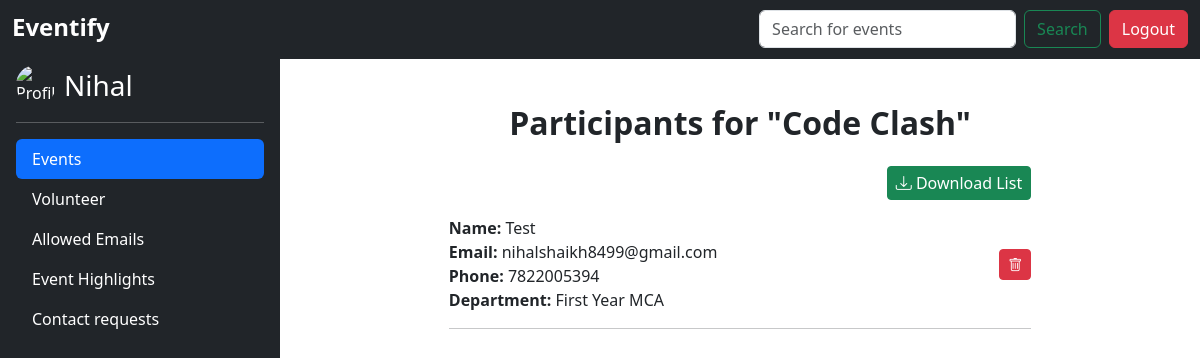
/event/15/participants/ (signed in), run on the app's committed database.
### events/models.py (models this page shows, shortened)
class Event(models.Model):
    EVENT_CATEGORIES = [
        ('Coding', 'Coding Competition'),
        ('Sports', 'Sports Event'),
        ('Cultural', 'Cultural Event'),
        ('Other', 'Other'),
    ]
    name = models.CharField(max_length=255)
    description = models.TextField()
    category = models.CharField(max_length=20, choices=EVENT_CATEGORIES)
    date = models.DateField()
    time = models.TimeField()
    venue = models.CharField(max_length=255)
    image = models.ImageField(upload_to='event_images/', blank=True, null=True)
    min_players = models.PositiveIntegerField(default=1)
    max_players = models.PositiveIntegerField(default=1)
    created_at = models.DateTimeField(auto_now_add=True)
    rule_book = models.FileField(upload_to='rule_books/', blank=True, null=True)
    volunteer_requirement = models.PositiveIntegerField(default=0)
    registration_deadline = models.DateTimeField(null=True, blank=True)

class EventRegistration(models.Model):
    DEPARTMENT_CHOICES = [
        ('FY MCA', 'First Year MCA'),
        ('SY MCA', 'Second Year MCA'),
        ('FY MBA', 'First Year MBA'),
        ('SY MBA', 'Second Year MBA'),
    ]
    user = models.ForeignKey(User, on_delete=models.CASCADE)
    event = models.ForeignKey(Event, on_delete=models.CASCADE)
    phone_number = models.CharField(max_length=10)
    department = models.CharField(max_length=10, choices=DEPARTMENT_CHOICES)
    players = models.JSONField()
    class Meta:
        unique_together = ('user', 'event')

### events/views.py (the view)
# urls.py: path('event/<int:event_id>/participants/', views.event_participants, name='event_participants'),
@login_required
@user_passes_test(lambda u: u.is_staff)
def event_participants(request, event_id):
    event = get_object_or_404(Event, id=event_id)
    participants = EventRegistration.objects.filter(event=event)
    return render(request, 'event_participants.html', {'event': event, 'participants': participants})

### events/templates/event_participants.html (shortened to what this page needs)
{% extends "base.html" %}
{% load static %}
{% block content %}
<link rel="stylesheet" href="https://cdn.jsdelivr.net/npm/bootstrap@5.3.3/dist/css/bootstrap.min.css">
<link rel="stylesheet" href="https://cdn.jsdelivr.net/npm/bootstrap-icons@1.10.5/font/bootstrap-icons.css">
<div class="container py-5">
    <h2 class="text-center mb-4 fw-bold">Participants for "{{ event.name }}"</h2>
    {% if participants %}
<div class="d-flex justify-content-end mb-3" style="width: 70%; margin: 0 auto;">
    <a href="{% url 'download_participants' event.id %}" class="btn btn-sm btn-success fs-6" title="Download">
        <i class="bi bi-download"></i> Download List
    </a>
</div>
        <div class="mx-auto" style="width: 70%;">
            {% for reg in participants %}
            <div class="d-flex justify-content-between align-items-center">
                <div>
                    <strong>Name:</strong> {{ reg.user.username }}<br>
                    <strong>Email:</strong> {{ reg.user.email }}<br>
                    {% if reg.phone_number %}
                    <strong>Phone:</strong> {{ reg.phone_number }}<br>
                    {% endif %}
                    {% if reg.get_department_display %}
                    <strong>Department:</strong> {{ reg.get_department_display }}<br>
                    {% endif %}
                </div>
                <button class="btn btn-sm btn-danger"
                        data-bs-toggle="modal"
                        data-bs-target="#deleteModal"
                        data-url="{% url 'delete_participant' reg.id %}">
                    <i class="bi bi-trash"></i>
                </button>
            </div>
            <hr class="my-3">
        {% endfor %}
        </div>
    {% else %}
        <div class="text-center text-muted">No participants registered yet.</div>
    {% endif %}
</div>
{% endblock %}

### templates/base.html (shortened to what this page needs)
{% load static %}
<!DOCTYPE html>
<html lang="en">
<head>
    <link href="https://cdn.jsdelivr.net/npm/bootstrap@5.3.3/dist/css/bootstrap.min.css" rel="stylesheet">
    <link rel="stylesheet" href="https://cdn.jsdelivr.net/npm/glightbox/dist/css/glightbox.min.css" />
    <link
  rel="stylesheet"
  href="https://cdnjs.cloudflare.com/ajax/libs/font-awesome/6.5.0/css/all.min.css"
/>
</head>
<body class="">
    <nav class="navbar navbar-expand-md navbar-dark fixed-top bg-dark ">
        <div class="container-fluid">
          <a class="navbar-brand " href="{% url "event_list" %}"><h4 class="mb-1"><strong>Eventify</strong></h4></a>
          <div class="collapse navbar-collapse" id="navbarCollapse">
            <ul class="navbar-nav me-auto mb-2 mb-md-0">
              <li class="nav-item">
                <a class="nav-link active" href="#"></a>
              </li>
              <li class="nav-item">
                <a class="nav-link" href="#"></a>
              </li>
              <li class="nav-item">
                <a class="nav-link" href="#"></a>
              </li>
            </ul>
            <form class="d-flex" role="search" method="get"
              {% if request.user.is_staff %}
                action="{% url 'admin_event_list' %}"
              {% else %}
                action="{% url 'event_list' %}"
              {% endif %}
            >
              <input class="form-control me-2 custom-shadow-button" type="search" name="q" placeholder="Search for events" aria-label="Search" value="{{ query|default:'' }}">
              <button class="btn btn-outline-success custom-shadow-button me-2" type="submit">Search</button>
            </form>
          {% if user.is_authenticated %}
          <form action= {% url 'logout' %} method="post">
            <button class="btn btn-danger"   type = 'submit'>Logout</button>
          </form>
          {% endif %}
        </div>
    </nav>
    <div class="sidebar text-white bg-dark px-3 py-2">
      {% if not request.user.is_staff %}
      <a href="{% url 'profile' %}" class="d-inline-flex align-items-center text-white text-decoration-none">
        <img src="https://cdn0.iconfinder.com/data/icons/user-pictures/100/unknown_1-2-1024.png" alt="Profile" width="40" height="40" class="rounded-circle me-2">
        <span class="fs-3">{{ request.user.username }}</span>
      </a>
      {% else %}
      <a href="{% url 'admin_profile' %}" class="d-inline-flex align-items-center text-white text-decoration-none">
        <img src="https://cdn0.iconfinder.com/data/icons/user-pictures/100/unknown_1-2-1024.png" alt="Profile" width="40" height="40" class="rounded-circle me-2">
        <span class="fs-3">{{ request.user.username }}</span>
      </a>
      {% endif %}
      <hr>
      {% if not request.user.is_staff %}
      <ul class="nav nav-pills flex-column mb-auto">
        <li class="nav-item">
          <a href="{% url 'event_list' %}" class="nav-link active">Home</a>
        </li>
        <li><a href="{% url 'volunteer_events' %}" class="nav-link text-white">Volunteer</a></li>
        <li><a href="{% url 'highlights_list' %}" class="nav-link text-white">Event Highlights</a></li>
        <li><a href="{% url 'contact' %}" class="nav-link text-white">Contact us</a></li>
      </ul>
      {% else %}
      <ul class="nav nav-pills flex-column mb-auto">
        <li class="nav-item">
          <a href="{% url 'event_list' %}" class="nav-link active">Events</a>
        </li>
        <li><a href="{% url 'volunteer_events' %}" class="nav-link text-white">Volunteer</a></li>
        <li><a href="{% url "allowed_email_list" %}" class="nav-link text-white">Allowed Emails</a></li>
        <li><a href="{% url 'highlights_list' %}" class="nav-link text-white">Event Highlights</a></li>
        <li><a href="{% url 'contact_messages' %}" class="nav-link text-white">Contact requests</a></li>
      </ul>
      {% endif %}
    </div>
    <div class="content">
        {% block content %}
        {% endblock %}
    </div>
</body>
</html>

### templates/base.html (style rules this page uses)
.sidebar { position: fixed; top: 56px; left: 0; width: 280px; height: calc(100vh - 56px); background-color: #343a40; padding: 1rem; overflow-y: auto; }
.content { margin-left: 280px; padding: 2rem; padding-top: 56px; }

### data on the page
Event: name "Code Clash"
EventRegistration: user.username "Test", user.email "nihalshaikh8499@gmail.com", phone_number "7822005394", department "First Year MCA"

### other printed values
{{ request.user.username }} "Nihal"
